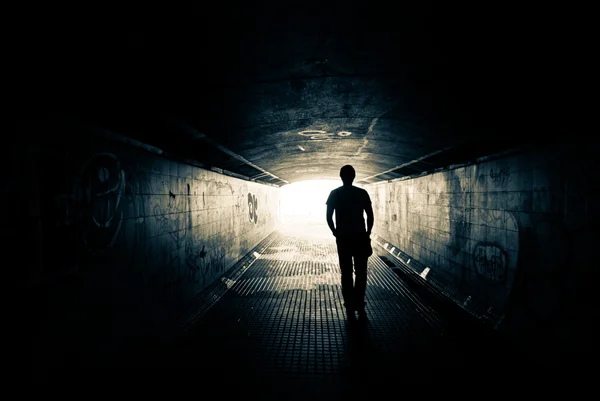
//> input picture S2/Traitements d'images/TP3/input/fonce1.jpeg, 600 x 401 px
$ ./tp3_exo2 ../input/fonce1.jpeg   (built with g++ and OpenCV 4)
//> lines starting //> are read from the running program, lines starting //| are printed output that depends on the picture; after the words box and inside, x2 and y2 are one past the last pixel; in counts of white or black regions, pixels touching at a corner belong together
#include <opencv2/core/core.hpp>
#include <opencv2/imgproc/imgproc.hpp>
#include <opencv2/highgui/highgui.hpp>

#include <iostream>


///////////////////////////////////////////////////////////////////////////////
unsigned char clamp_uchar(const int value){
  return std::min(std::max(value,0),255);
}

///////////////////////////////////////////////////////////////////////////////
cv::Mat computeHistogramGS(const cv::Mat &image)
{
  // create and initialize and 1d array of integers
  cv::Mat histogram(256,1,CV_32S,cv::Scalar(0));

  // compute the histogram
  for(int i=0; i<image.rows; ++i)
    for(int j=0; j<image.cols; ++j)
      histogram.at<int>(image.at<unsigned char>(i,j))++;

  return histogram;
}

//////////////////////////////////////////////////////////////////////////////////////////////////
cv::Mat histogramToImageGS(const cv::Mat &histogram)
{
  // create an image
  const unsigned int histoHeight = 100;
  cv::Mat histogramImage(histoHeight,256,CV_8U,cv::Scalar(0));

  // find the max value of the histogram
  double minValue,maxValue;
  cv::minMaxLoc(histogram, &minValue, &maxValue);

  // write the histogram lines
  for(int j=0; j<256; ++j)
    cv::line(histogramImage, cv::Point(j,histoHeight), cv::Point(j,histoHeight-(histoHeight*histogram.at<int>(j))/maxValue), cv::Scalar(255), 1);

  return histogramImage;
}

//////////////////////////////////////////////////////////////////////////////////////////////////
cv::Mat generateLUTplop(const cv::Mat &image){

  // create a LUT
  cv::Mat myLUT(256,1,CV_8U);

  // find min and max value
  double minValue,maxValue;
  cv::minMaxLoc(image, &minValue, &maxValue);

  // compute the normalized image LUT
  for(int i=minValue; i<256; i++)
    myLUT.at<unsigned char>(i) = clamp_uchar(i-minValue);

  return myLUT;
}
///////////////////////////////////////////////////////////////////////////////////////////////////
cv::Mat LUTimageNormalize(const cv::Mat &image){
    // create a LUT
    cv::Mat myLUT(256,1,CV_8U);

    // find min and max value
    double minValue,maxValue;
    cv::minMaxLoc(image, &minValue, &maxValue);

    for(int i=minValue; i<256; i++){
        myLUT.at<unsigned char>(i) = (clamp_uchar(i) - minValue)/(maxValue - minValue) * 255;
    }
    return myLUT;
}
//////////////////////////////////////////////////////////////////////////////////////////////////
cv::Mat computeCumulatedHistogramGS(const cv::Mat &imageGS){

}
//////////////////////////////////////////////////////////////////////////////////////////////////
cv::Mat apply_LUT(const cv::Mat &image, const cv::Mat &lut){

  // make a copy of image
  cv::Mat finalImage;
  image.copyTo(finalImage);

  // aplly the LUT
  for(int i=0; i<image.rows; i++)
    for(int j=0; j<image.cols; j++)
      finalImage.at<unsigned char>(i,j) = lut.at<unsigned char>(image.at<unsigned char>(i,j));
  return finalImage;
}

//////////////////////////////////////////////////////////////////////////////////////////////////
int main(int argc, char ** argv)
{
  // check arguments
  if(argc != 2){
    std::cout << "usage: " << argv[0] << " image" << std::endl;
    return -1;
  }

  // load the input image
  std::cout << "load image ..." << std::endl;
  cv::Mat image = cv::imread(argv[1]);
//> image is the input picture: 401 rows x 600 cols, CV_8UC3; mean B, G, R 26.9, 27.5, 24.6
  if(image.empty()){
    std::cout << "error loading " << argv[1] << std::endl;
    return -1;
  }
  std::cout << "image size : " << image.cols << " x " << image.rows << std::endl;
//| image size : 600 x 401

  // convert the image to grayscale
  // cvtColor(image,image,CV_BGR2GRAY);
  cvtColor(image,image,cv::COLOR_BGR2GRAY);
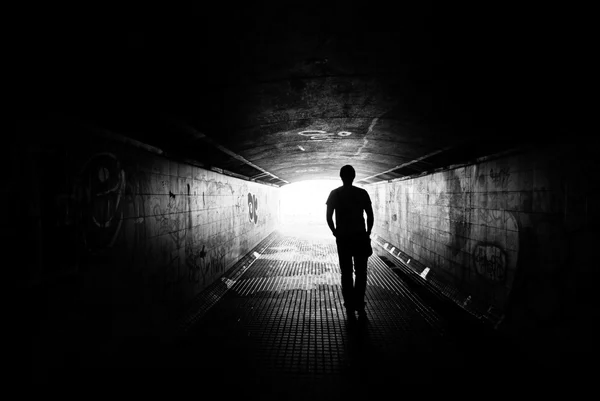
//> image: 401 rows x 600 cols, CV_8UC1; min 0, max 255, mean 26.6


  // display an image
  std::cout << "appuyer sur une touche ..." << std::endl;
  cv::imshow("image", image);
  cv::imshow("histogramme", histogramToImageGS(computeHistogramGS(image)));
//> after the loop in computeHistogramGS, `for(int i=0; i<image.rows; ++i)`: histogram = 256 values, max 77395 at index 0, min 88 at index 168, mean 939.8
//> in histogramToImageGS, `cv::minMaxLoc(histogram, &minValue, &maxValue);`: minValue = 88; maxValue = 77395
//> after the loop in histogramToImageGS, `for(int j=0; j<256; ++j)`:
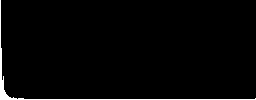
//> histogramImage: 100 rows x 256 cols, CV_8UC1; 1.9% white; 1 white region, box (x1, y1, x2, y2) and area: (0, 0, 256, 100) 494
  cv::waitKey();

  // normalize the image
  //cv::Mat normalizeImage = apply_LUT(image,generateLUTplop(image));
    cv::Mat normalizeImage = apply_LUT(image, LUTimageNormalize(image));
//> in LUTimageNormalize, `cv::minMaxLoc(image, &minValue, &maxValue);`: minValue = 0; maxValue = 255
//> after the loop in LUTimageNormalize, `for(int i=minValue; i<256; i++)`: myLUT = 256 values from 0 to 255

  // display an image
  std::cout << "appuyer sur une touche ..." << std::endl;
  cv::imshow("image", normalizeImage);
  cv::imshow("histogramme", histogramToImageGS(computeHistogramGS(normalizeImage)));
  cv::waitKey();

  return 1;
}


//Cette fonction descend tout les pixels d'un niveau de foncée.
